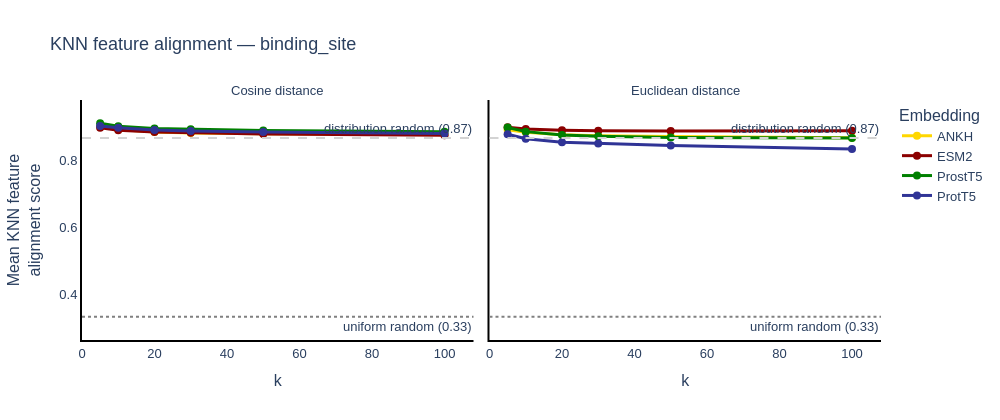

Notebook source saved alongside this figure:
### Markdown cell above
---
## Step 4 — Main analysis: KNN alignment across k and distance metrics

For each sequence, what fraction of its k nearest neighbours share the same enzyme class?
Plotted across the full k range (from Step 3) and all three distance metrics.

**Ranking stability:** consistent rankings across k and metrics → high confidence.
Crossings or inversions → parameter-sensitive; report results across the full range.

### Code cell
%reload_ext autoreload
%autoreload 2
from emmaemb.vizualisation import (
    plot_knn_alignment_across_k,
    plot_knn_alignment_vs_class_balance,
    plot_knn_alignment_vs_feature_noise,
)
fig, df_mean = plot_knn_alignment_across_k(
    emma=ema,
    feature=feature,
    k_values=k_values,
    metrics=distance_metrics,
    color_discrete_map=colors,
    show_random_baselines=True,
    elbow_detection=True,
    return_data=True,
)
fig.show()

### Figure 1 — Plotly figure (JSON) as saved in the notebook; plotly's stock layout.template omitted (floating-point values rounded to 4 significant figures)
{"data": [{"hovertemplate": "Embedding=ANKH<br>=Cosine distance<br>k=%{x}<br>Mean KNN feature<br>alignment score=%{y}<extra></extra>", "legendgroup": "ANKH", "line": {"color": "#FFD700", "dash": "solid", "width": 3}, "marker": {"size": 8, "symbol": "circle"}, "mode": "lines+markers", "name": "ANKH", "orientation": "v", "showlegend": true, "type": "scatter", "x": [5, 10, 20, 30, 50, 100], "xaxis": "x", "y": [0.901, 0.8927, 0.8855, 0.8827, 0.88, 0.8776], "yaxis": "y"}, {"hovertemplate": "Embedding=ESM2<br>=Cosine distance<br>k=%{x}<br>Mean KNN feature<br>alignment score=%{y}<extra></extra>", "legendgroup": "ESM2", "line": {"color": "#8B0000", "dash": "solid", "width": 3}, "marker": {"size": 8, "symbol": "circle"}, "mode": "lines+markers", "name": "ESM2", "orientation": "v", "showlegend": true, "type": "scatter", "x": [5, 10, 20, 30, 50, 100], "xaxis": "x", "y": [0.8983, 0.8906, 0.8854, 0.883, 0.8795, 0.8759], "yaxis": "y"}, {"hovertemplate": "Embedding=ProstT5<br>=Cosine distance<br>k=%{x}<br>Mean KNN feature<br>alignment score=%{y}<extra></extra>", "legendgroup": "ProstT5", "line": {"color": "#008000", "dash": "solid", "width": 3}, "marker": {"size": 8, "symbol": "circle"}, "mode": "lines+markers", "name": "ProstT5", "orientation": "v", "showlegend": true, "type": "scatter", "x": [5, 10, 20, 30, 50, 100], "xaxis": "x", "y": [0.9116, 0.9024, 0.8958, 0.8932, 0.8899, 0.8858], "yaxis": "y"}, {"hovertemplate": "Embedding=ProtT5<br>=Cosine distance<br>k=%{x}<br>Mean KNN feature<br>alignment score=%{y}<extra></extra>", "legendgroup": "ProtT5", "line": {"color": "#303496", "dash": "solid", "width": 3}, "marker": {"size": 8, "symbol": "circle"}, "mode": "lines+markers", "name": "ProtT5", "orientation": "v", "showlegend": true, "type": "scatter", "x": [5, 10, 20, 30, 50, 100], "xaxis": "x", "y": [0.9035, 0.8979, 0.8917, 0.8884, 0.8851, 0.8812], "yaxis": "y"}, {"hovertemplate": "Embedding=ANKH<br>=Euclidean distance<br>k=%{x}<br>Mean KNN feature<br>alignment score=%{y}<extra></extra>", "legendgroup": "ANKH", "line": {"color": "#FFD700", "dash": "solid", "width": 3}, "marker": {"size": 8, "symbol": "circle"}, "mode": "lines+markers", "name": "ANKH", "orientation": "v", "showlegend": false, "type": "scatter", "x": [5, 10, 20, 30, 50, 100], "xaxis": "x2", "y": [0.8923, 0.8848, 0.8774, 0.8744, 0.8717, 0.8683], "yaxis": "y2"}, {"hovertemplate": "Embedding=ESM2<br>=Euclidean distance<br>k=%{x}<br>Mean KNN feature<br>alignment score=%{y}<extra></extra>", "legendgroup": "ESM2", "line": {"color": "#8B0000", "dash": "solid", "width": 3}, "marker": {"size": 8, "symbol": "circle"}, "mode": "lines+markers", "name": "ESM2", "orientation": "v", "showlegend": false, "type": "scatter", "x": [5, 10, 20, 30, 50, 100], "xaxis": "x2", "y": [0.8992, 0.8942, 0.8905, 0.8889, 0.8886, 0.8888], "yaxis": "y2"}, {"hovertemplate": "Embedding=ProstT5<br>=Euclidean distance<br>k=%{x}<br>Mean KNN feature<br>alignment score=%{y}<extra></extra>", "legendgroup": "ProstT5", "line": {"color": "#008000", "dash": "solid", "width": 3}, "marker": {"size": 8, "symbol": "circle"}, "mode": "lines+markers", "name": "ProstT5", "orientation": "v", "showlegend": false, "type": "scatter", "x": [5, 10, 20, 30, 50, 100], "xaxis": "x2", "y": [0.8988, 0.8864, 0.8763, 0.8728, 0.869, 0.8674], "yaxis": "y2"}, {"hovertemplate": "Embedding=ProtT5<br>=Euclidean distance<br>k=%{x}<br>Mean KNN feature<br>alignment score=%{y}<extra></extra>", "legendgroup": "ProtT5", "line": {"color": "#303496", "dash": "solid", "width": 3}, "marker": {"size": 8, "symbol": "circle"}, "mode": "lines+markers", "name": "ProtT5", "orientation": "v", "showlegend": false, "type": "scatter", "x": [5, 10, 20, 30, 50, 100], "xaxis": "x2", "y": [0.8788, 0.865, 0.855, 0.8512, 0.845, 0.8347], "yaxis": "y2"}], "layout": {"annotations": [{"showarrow": false, "text": "Cosine distance", "x": 0.245, "xanchor": "center", "xref": "paper", "y": 1, "yanchor": "bottom", "yref": "paper"}, {"showarrow": false, "text": "Euclidean distance", "x": 0.755, "xanchor": "center", "xref": "paper", "y": 1, "yanchor": "bottom", "yref": "paper"}, {"showarrow": false, "text": "uniform random (0.33)", "x": 1, "xanchor": "right", "xref": "x domain", "y": 0.3333, "yanchor": "top", "yref": "y"}, {"showarrow": false, "text": "uniform random (0.33)", "x": 1, "xanchor": "right", "xref": "x2 domain", "y": 0.3333, "yanchor": "top", "yref": "y2"}, {"showarrow": false, "text": "distribution random (0.87)", "x": 1, "xanchor": "right", "xref": "x domain", "y": 0.8675, "yanchor": "bottom", "yref": "y"}, {"showarrow": false, "text": "distribution random (0.87)", "x": 1, "xanchor": "right", "xref": "x2 domain", "y": 0.8675, "yanchor": "bottom", "yref": "y2"}], "font": {"family": "Arial", "size": 13}, "height": 420, "legend": {"title": {"text": "Embedding"}, "tracegroupgap": 0}, "shapes": [{"line": {"color": "grey", "dash": "dot"}, "type": "line", "x0": 0, "x1": 1, "xref": "x domain", "y0": 0.3333, "y1": 0.3333, "yref": "y"}, {"line": {"color": "grey", "dash": "dot"}, "type": "line", "x0": 0, "x1": 1, "xref": "x2 domain", "y0": 0.3333, "y1": 0.3333, "yref": "y2"}, {"line": {"color": "lightgrey", "dash": "dash"}, "type": "line", "x0": 0, "x1": 1, "xref": "x domain", "y0": 0.8675, "y1": 0.8675, "yref": "y"}, {"line": {"color": "lightgrey", "dash": "dash"}, "type": "line", "x0": 0, "x1": 1, "xref": "x2 domain", "y0": 0.8675, "y1": 0.8675, "yref": "y2"}], "title": {"text": "KNN feature alignment — binding_site"}, "width": 1000, "xaxis": {"anchor": "y", "domain": [0, 0.49], "linecolor": "black", "linewidth": 2, "range": [0, 108], "showgrid": false, "showline": true, "tick0": 0, "title": {"text": "k"}}, "xaxis2": {"anchor": "y2", "domain": [0.51, 1], "linecolor": "black", "linewidth": 2, "matches": "x", "range": [0, 108], "showgrid": false, "showline": true, "tick0": 0, "title": {"text": "k"}}, "yaxis": {"anchor": "x", "domain": [0, 1], "linecolor": "black", "linewidth": 2, "range": [0.2639, 0.9809], "showgrid": false, "showline": true, "title": {"text": "Mean KNN feature<br>alignment score"}}, "yaxis2": {"anchor": "x2", "domain": [0, 1], "linecolor": "black", "linewidth": 2, "matches": "y", "range": [0.2639, 0.9809], "showgrid": false, "showline": true, "showticklabels": false}}}
